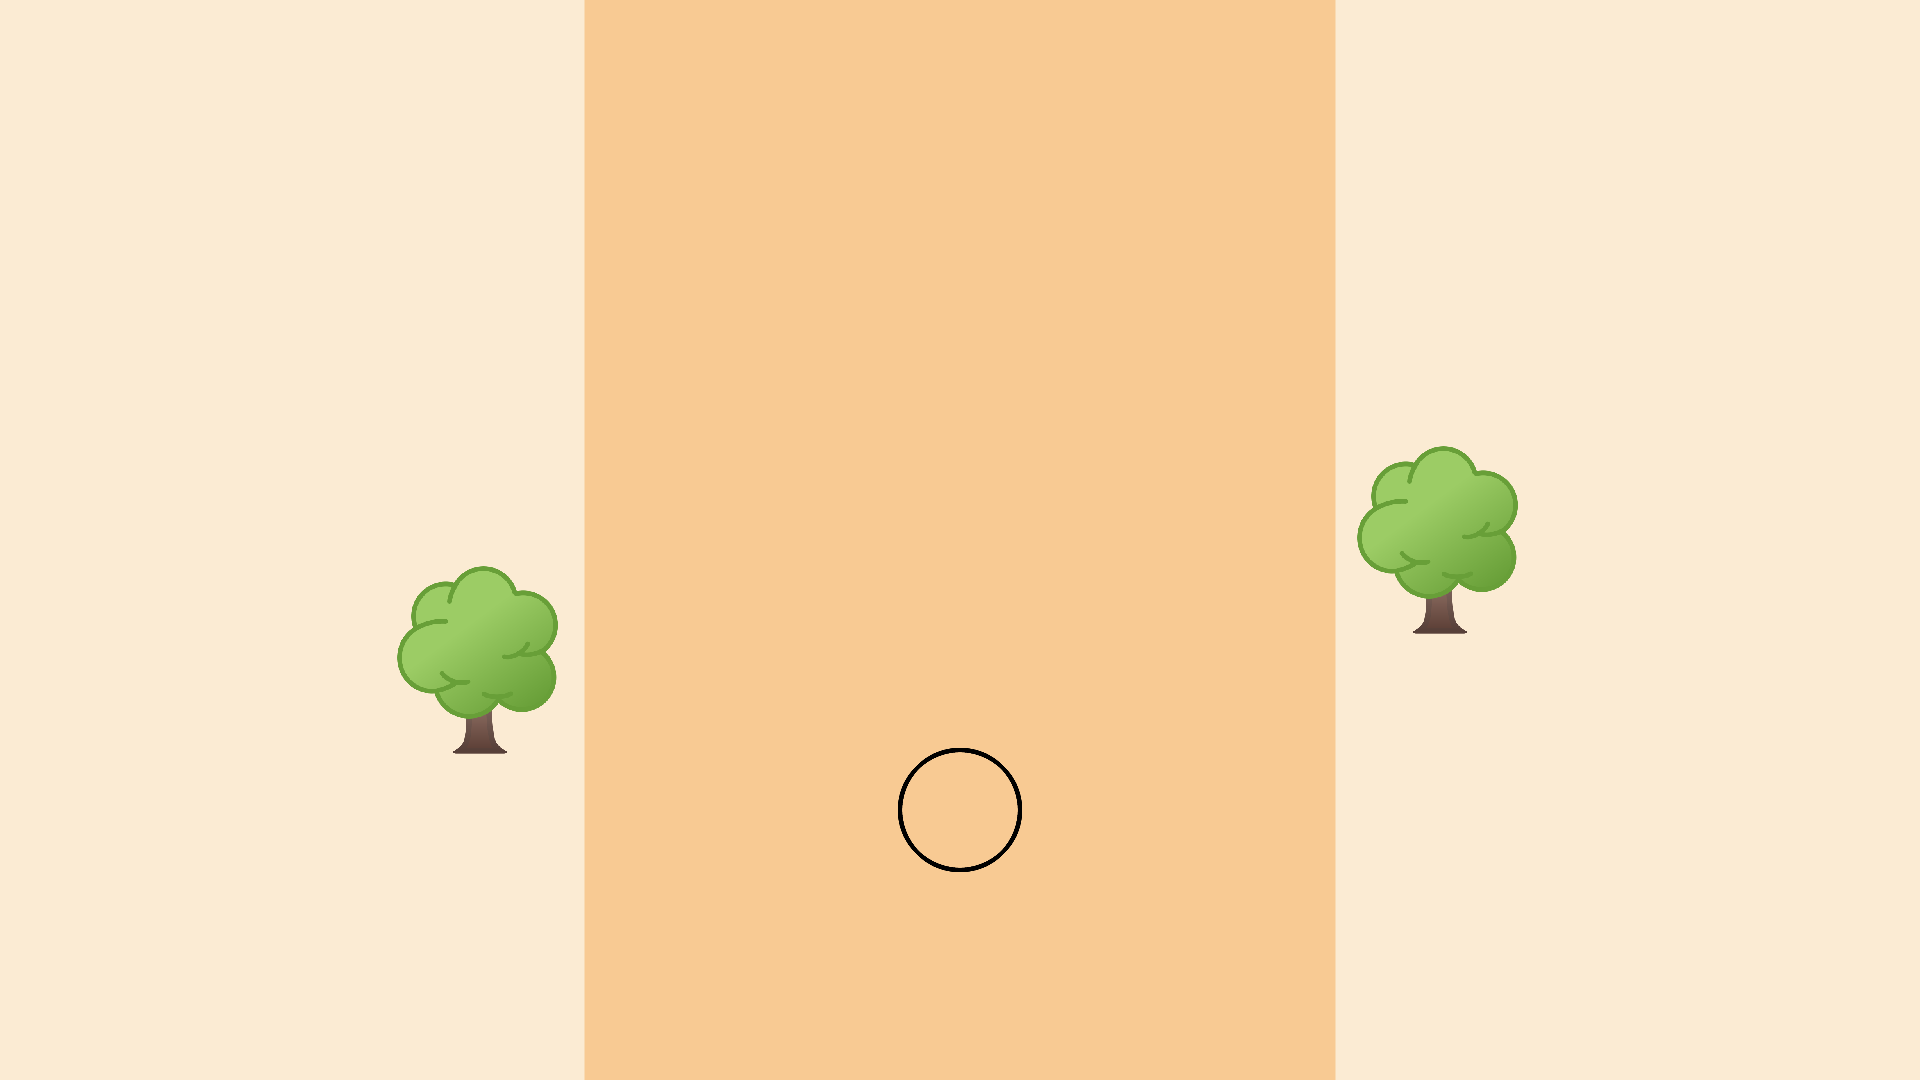

Write Python code to recreate this figure.
import psychopy.visual
import psychopy.event
import psychopy.core

clock = psychopy.core.Clock()

win = psychopy.visual.Window(
    size=[1920, 1080],
    units="pix",
    fullscr=False,
    color="#FBEBD3"
)

road = psychopy.visual.Rect(
    win=win,
    units="pix",
    width=750,
    height=1080,
    fillColor="#F8CA93",
    lineColor="#F8CA93"
)

circle = psychopy.visual.Circle(
    win=win,
    units="pix",
    radius=60,
    pos=[0,-270],
    lineWidth = 5,
    fillColor="#F8CA93",
    lineColor=[-1, -1, -1],
    edges=128
)

tree1 = psychopy.visual.ImageStim(
    win=win,
    image="images/tree.png",
    units="pix",
    pos=[480,-270],
    size=200
)

tree2 = psychopy.visual.ImageStim(
    win=win,
    image="images/tree.png",
    units="pix",
    pos=[-480,0],
    size=200
)

tree3 = psychopy.visual.ImageStim(
    win=win,
    image="images/tree.png",
    units="pix",
    pos=[480,270],
    size=200
)

road.draw()
circle.draw()
tree1.draw()
tree2.draw()
tree3.draw()

win.flip()

psychopy.event.waitKeys()
psychopy.core.wait(1.0)
circle.fillColor="#96C75F"
road.draw()
circle.draw()
tree1.draw()
tree2.draw()
tree3.draw()
win.flip()
# psychopy.core.wait(1.0)

psychopy.event.waitKeys()

circle.fillColor="#F8CA93"
road.draw()
circle.draw()
tree1.draw()
tree2.draw()
tree3.draw()
win.flip()
# print(clock.getTime())

psychopy.event.waitKeys()

# keep_going = True
y1 = -270
y2 = 0
y3 = 270
c=0

while c<=270:

    if c<150:
        tree1.pos=[480,y1]
        tree1.draw()
    if c>150:
        tree2.pos=[-480,y2+150]
        tree2.draw()

    tree3.pos=[480,y3]
    y1=y1-1
    y2=y2-1
    y3=y3-1
    c=c+1
    road.draw()
    circle.draw()
    # tree2.draw()
    tree3.draw()

    win.flip()

    # keys = psychopy.event.getKeys()

    # if len(keys) > 0:
    #     keep_going = False

win._getFrame().save('forage.png')
win.close()